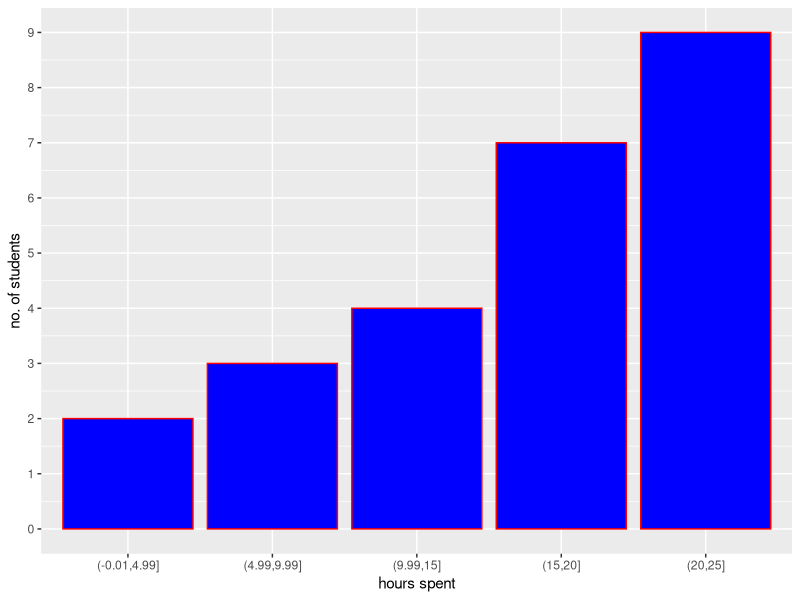

Recreate this plot in R.
#page 57-58
library(dplyr)
library(ggplot2)
dtabl<-data.frame(hours=c(9.95,10,2.25,16.75,0,
                          19.5,22.5,7.5,15,12.75,
                          5.5,11,10,20.75,17.5,
                          23,21.9,24,23.75,18,
                          20,15,22.9,18.8,20.5))
bins=seq(-0.01,25,by=5)
scores=cut(dtabl$hours,bins)
table(scores)
View(dtabl)
View(scores)
freq_table=transform(table(scores))
xx=transform(freq_table,Rel_freq=prop.table(Freq),cumfreq=cumsum(Freq))
View(xx)
ggplot(data=xx,
        aes(x=scores,y=Freq))+
    geom_col(color="red",fill="blue")+
    labs(y="no. of students",x="hours spent")+
  scale_y_continuous(breaks=seq(0,10,1))
